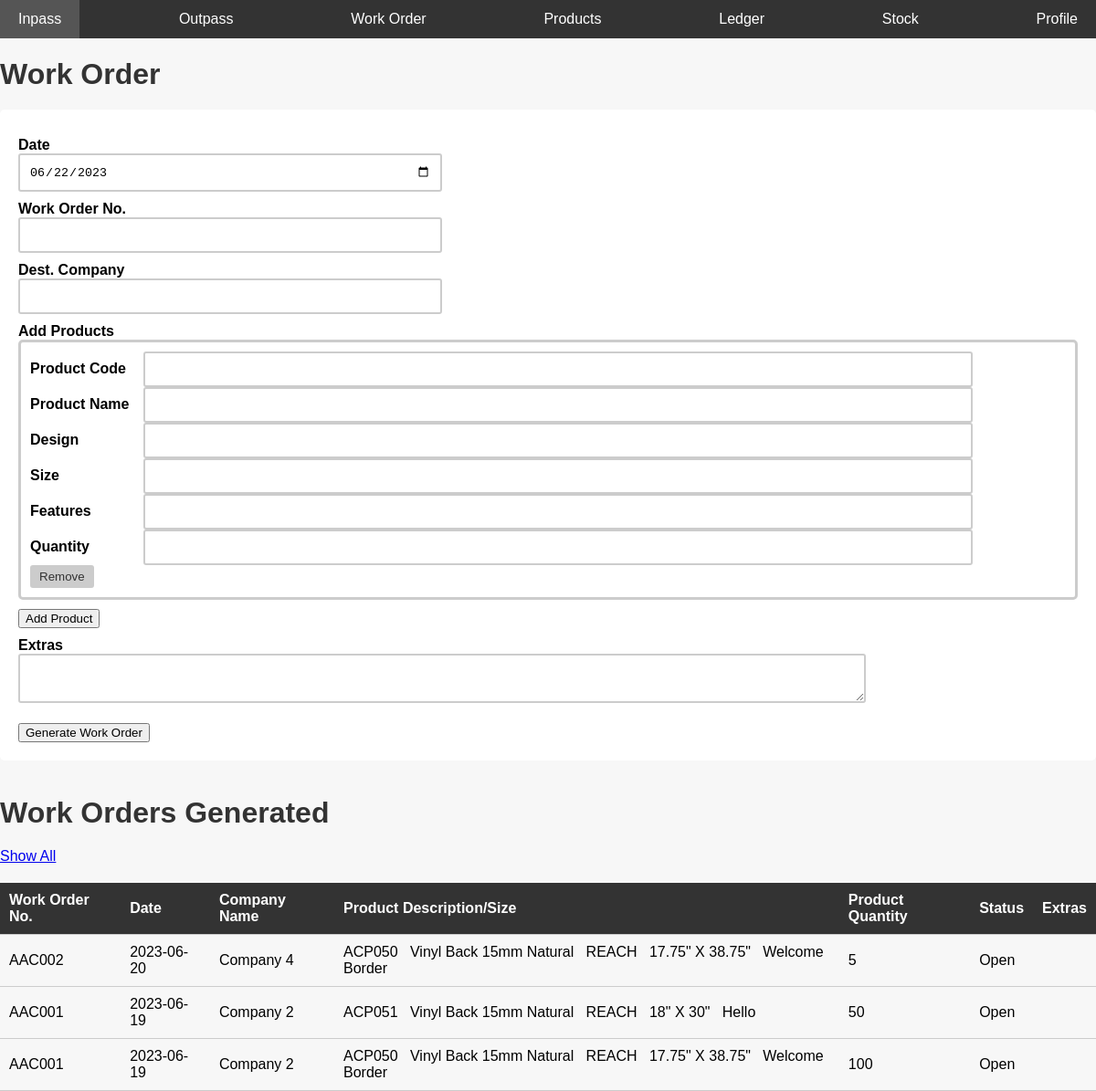
Page /workorder.php on the earlier database version.
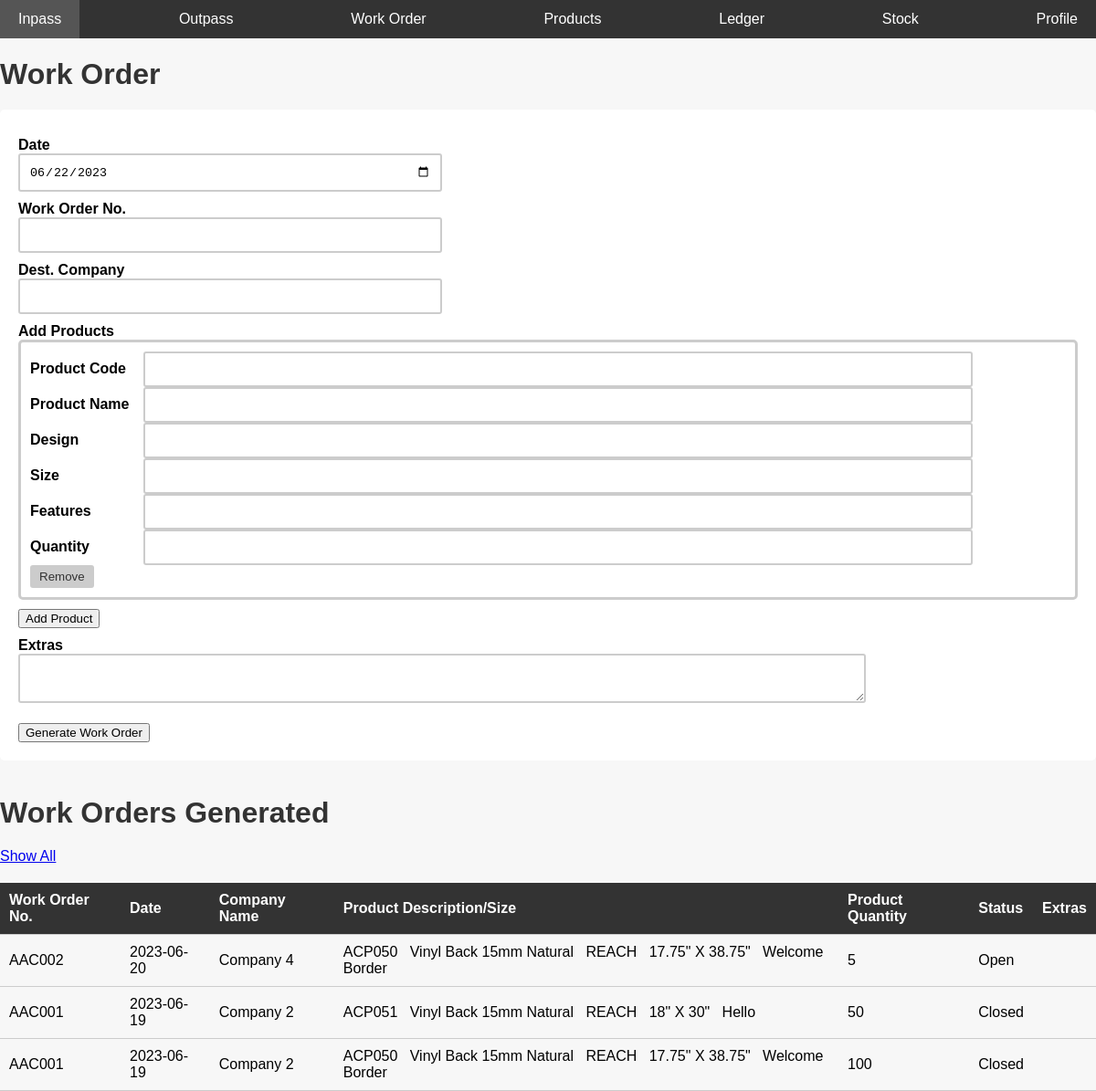
Same page on the later database version.
### tables this page shows
CREATE TABLE IF NOT EXISTS `work_orders` (
  `id` int NOT NULL AUTO_INCREMENT,
  `date` date NOT NULL,
  `work_order_no` varchar(25) NOT NULL,
  `company` varchar(50) NOT NULL,
  `extras` varchar(50) NOT NULL,
  `status` varchar(20) NOT NULL DEFAULT 'Open',
  PRIMARY KEY (`id`)
);

CREATE TABLE IF NOT EXISTS `work_order_products` (
  `work_order_no` varchar(25) NOT NULL,
  `code` varchar(25) NOT NULL,
  `name` varchar(50) NOT NULL,
  `design` varchar(50) NOT NULL,
  `size` varchar(25) NOT NULL,
  `features` varchar(50) NOT NULL,
  `qty` int NOT NULL
);

### workorder.php (the view, shortened to what this page needs)
<?php
include 'conn.php';
include 'nav.php';
?>
<?php
$sql4 = "select * from work_orders,work_order_products where work_orders.work_order_no = work_order_products.work_order_no order by date desc LIMIT 10";
$retval3 = mysqli_query($conn, $sql4);
?>
<html>
<link rel="stylesheet" href="css/inpass.css">
<body>
    <h1>Work Order</h1>
    <form name='work_orders' method="POST">
        <label>Date</label>
        <input type="date" id='date' name='date'> <br>
        <label>Work Order No.</label>
        <input type="text" name='work_order_no'> <br>
        <label>Dest. Company</label>
        <input list='companylist' type="text" name='company_name'>
         <br>
        <label>Add Products</label>
        <div id='product_fields'>
        </div>
        <button type="button" id="add_product_field">Add Product</button> <br>
        <label>Extras</label>
        <textarea name='extras'></textarea> <br> <br>
        <button type="submit" name="work_orders">Generate Work Order</button>
    </form> <br>
<div>
<h1>Work Orders Generated</h1>
<a href="workordershowall.php?f=0" target="_blank">Show All</a>
<table style="border-spacing: 30px;">
    <thead>
        <th>
            Work Order No.
        </th>
        <th>
            Date
        </th>
        <th>
            Company Name
        </th>
        <th>
            Product Description/Size
        </th>
        <th>
            Product Quantity
        </th>
        <th>
            Status
        </th>
        <th>
            Extras
        </th>
    </thead>
    <tbody>
        <tr>
            <?php
            while ($row = $retval3->fetch_assoc()) {
                if (!empty($row)) {
                    echo "
            <tr>
            <td>
            {$row['work_order_no']}
            </td>
            <td>
            {$row['date']}
            </td>
            <td>
            {$row['company']}
            </td>
            <td>
            {$row['code']}
            &nbsp;
            {$row['name']}
            &nbsp;
            {$row['design']}
            &nbsp;
            {$row['size']}
            &nbsp;
            {$row['features']}
            </td>
            <td>
            {$row['qty']}
            </td>
            <td>
            {$row['status']}
            </td>
            <td>
            {$row['extras']}
            </td>
            </tr>
            ";
                }
            }
            ?>
        </tr>
    </tbody>
</table>
</div>
</body>
</html>

Differences in the rows shown:
changed work_orders "Company 2": status "Open" → "Closed"
